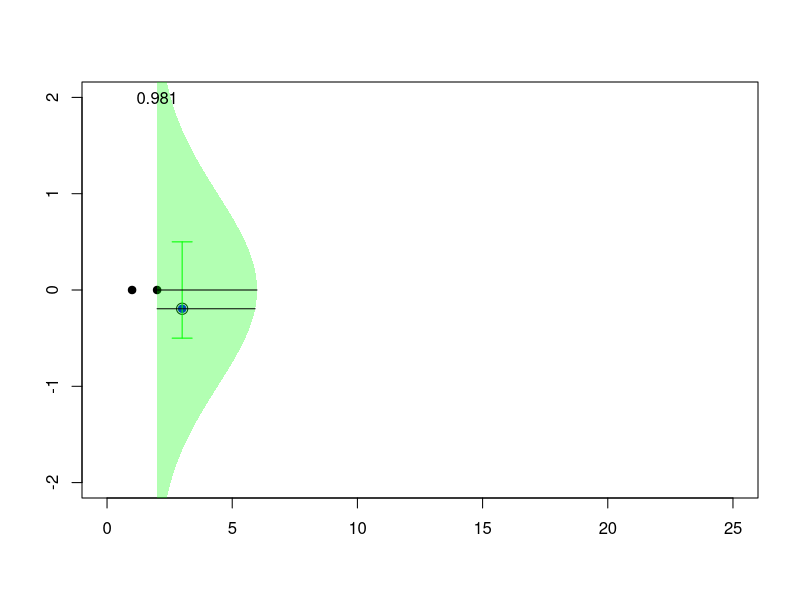
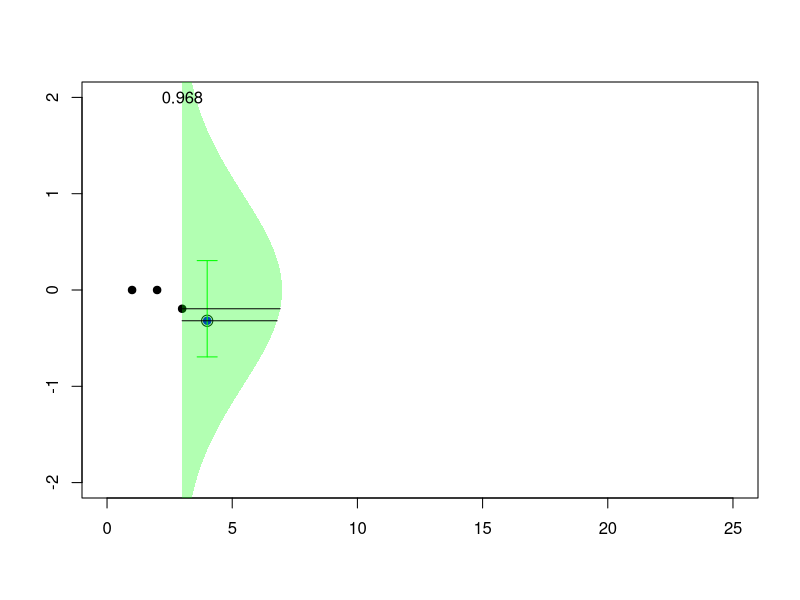
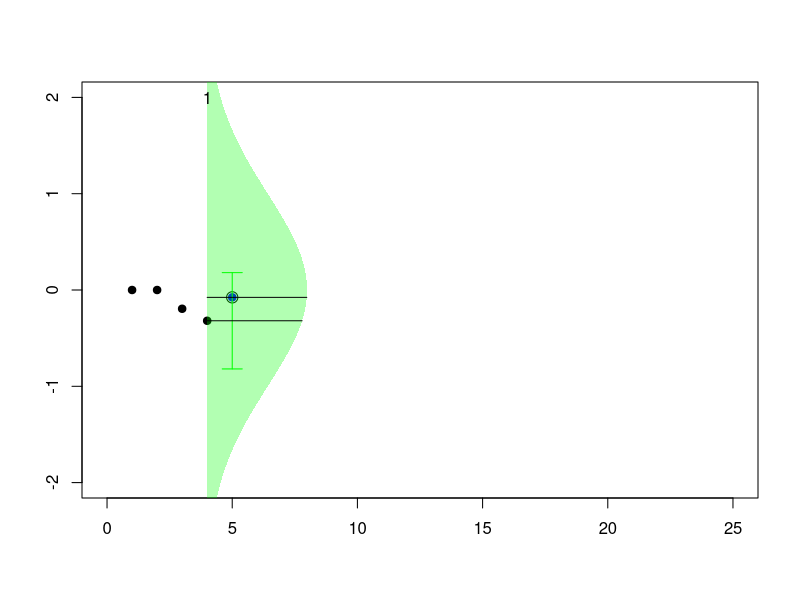
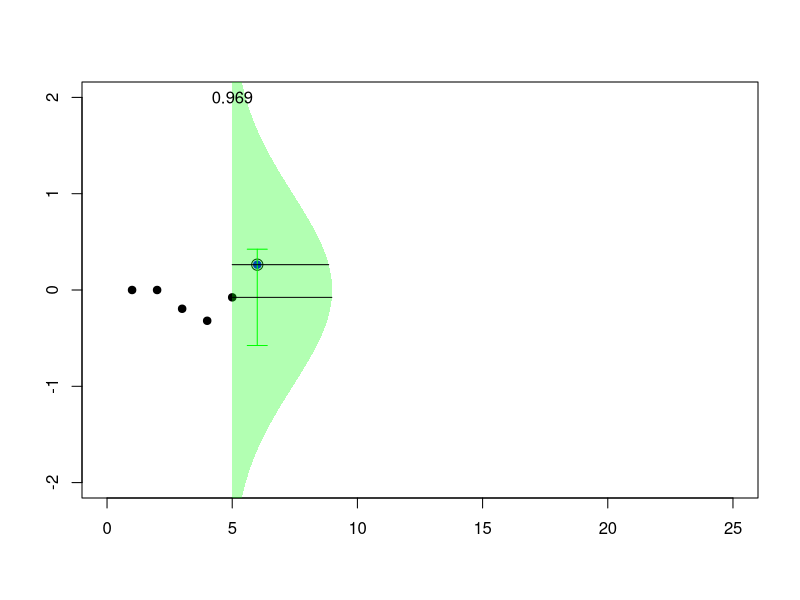
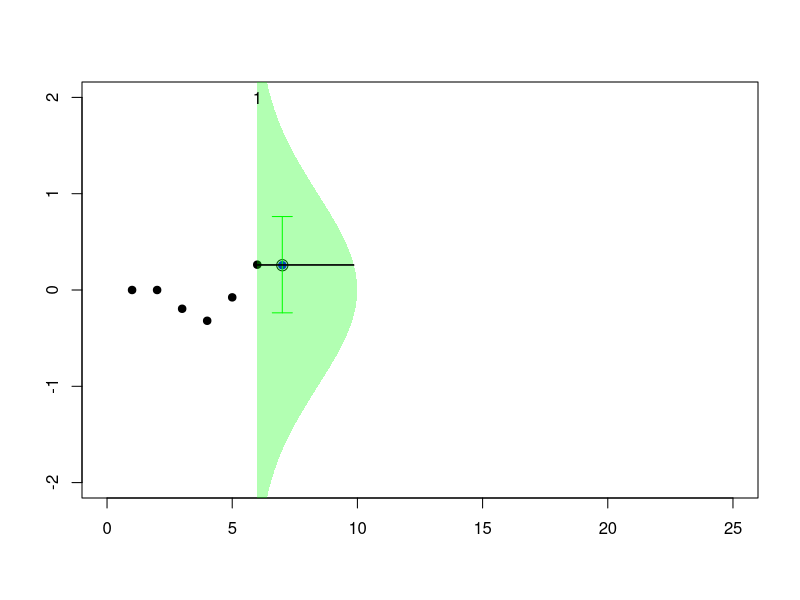
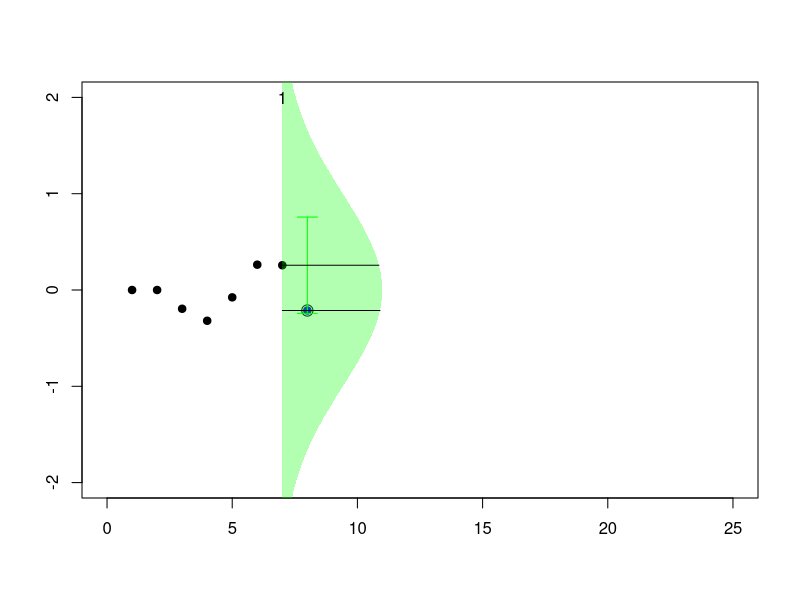
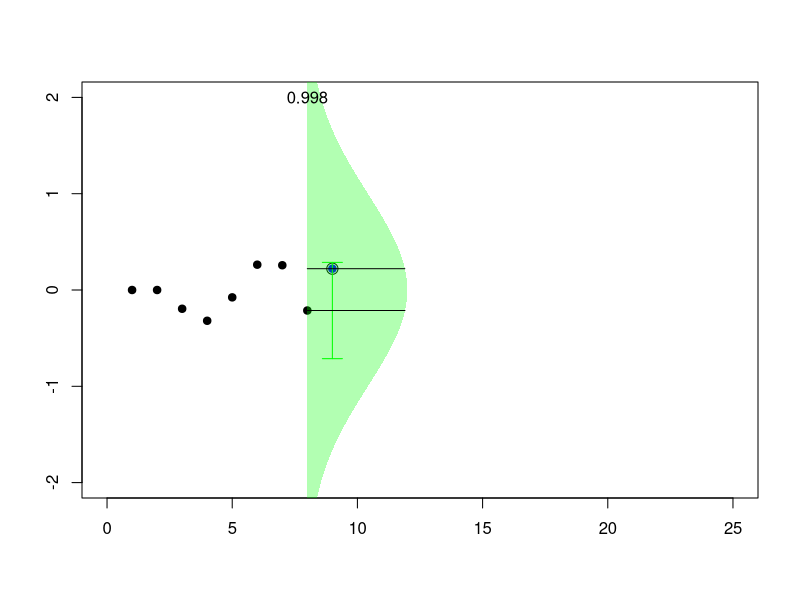
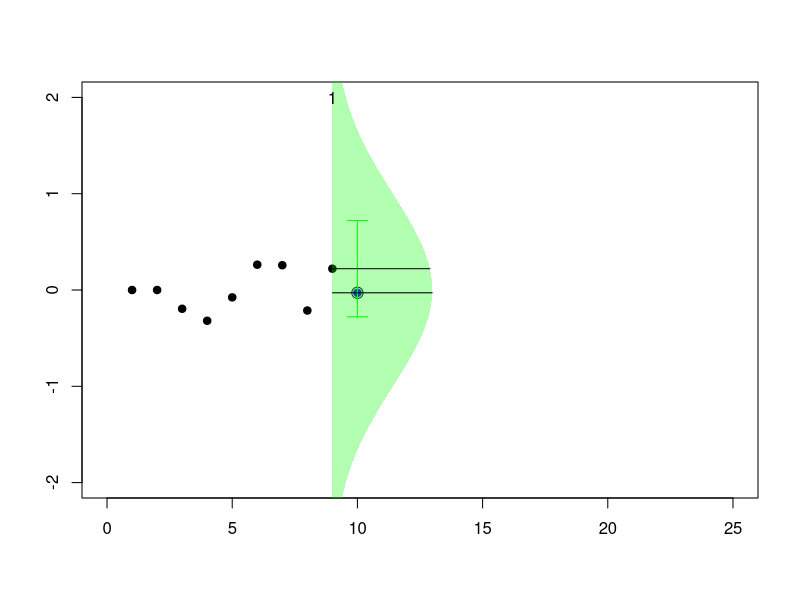

Recreate these plots in R, in order.
## ---- chunk 1
metrop1 <- function(n=1000,eps=0.5){
 vec <- matrix(NA, n, 3)
 x=0
 vec[1] <- x
 for (i in 2:n) {
 innov <- runif(1,-eps,eps)
 mov <- x+innov
 R <- min(1,dnorm(mov)/dnorm(x))
 u <- runif(1)
 if (u < R) x <- mov
 vec[i,] <- c(x,mov,R)
 }
return(vec)}
## ---- chunk 2
#install.packages('gifski')
#if (packageVersion('knitr') < '1.20.14') {
#  remotes::install_github('yihui/knitr')
#}
vec <- metrop1(25)
u=seq(-3,3,by=.01)
pic_ani = function(k){
  plot(1:k,vec[1:k,1],pch=19,xlim=c(0,25),ylim=c(-2,2),xlab="",ylab="")
    if(vec[k+1,1]==vec[k+1,2]) points(k+1,vec[k+1,1],col="blue",pch=19)
    if(vec[k+1,1]!=vec[k+1,2]) points(k+1,vec[k+1,1],col="red",pch=19)
  points(k+1,vec[k+1,2],cex=1.5)
  arrows(k+1,vec[k,1]-.5,k+1,vec[k,1]+.5,col="green",angle=90,code = 3,length=.1)
  polygon(c(k+dnorm(u)*10,rep(k,length(u))),c(u,rev(u)),col=rgb(0,1,0,.3),
          border=NA)  
  segments(k,vec[k,1],k+dnorm(vec[k,1])*10,vec[k,1])
  segments(k,vec[k+1,2],k+dnorm(vec[k+1,2])*10,vec[k+1,2])
  text(k,2,round(vec[k+1,3],digits=3))
}
for (k in 2:23) {pic_ani(k)}
## ---- chunk 3
vec <- metrop1(10000)
simx <- vec[1000:10000,1]
par(mfrow=c(1,4))
plot(simx,type="l")
hist(simx,probability = TRUE,col="light blue",border="white")
lines(u,dnorm(u),col="red")
qqnorm(simx)
acf(simx,lag=100,lwd=2,col="light blue")
## ---- chunk 4
sim <- NULL
 lambda <- c(1,2)
 X <- c(3,3)
 s <- 5
 for(k in 1:1000){
 i <- sample(1:2,1)
 X[i] <- rexp(1,lambda[i])+max(0,s-sum(X[-i]))
 while(sum(X)<s){
 X[i] <- rexp(1,lambda[i])+max(0,s-sum(X[-i])) }
 sim <- rbind(sim,X) }
plot(sim,xlim=c(1,11),ylim=c(0,4.3))
polygon(c(-1,-1,6),c(-1,6,-1),col="red",density=15,border=NA)
abline(5,-1,col="red")
## ---- chunk 5
lambda <- c(1,2)
X <- c(3,3)
sim <- X
s <- 5
for(k in 1:100){
 set.seed(k)
 i <- sample(1:2,1)
 X[i] <- rexp(1,lambda[i])+max(0,s-sum(X[-i]))
 while(sum(X)<s){
 X[i] <- rexp(1,lambda[i])+max(0,s-sum(X[-i])) }
 sim <- rbind(sim,X) }
pic_ani = function(n){
plot(sim[1:n,],xlim=c(1,11),ylim=c(0,5),xlab="",ylab="")
i=which(apply(sim[(n-1):n,],2,diff)==0)
if(i==1) abline(v=sim[n,1],col="grey")
if(i==2) abline(h=sim[n,2],col="grey")
if(n>=1) points(sim[n,1],sim[n,2],pch=19,col="blue",cex=1.4)
if(n>=2) points(sim[n-1,1],sim[n-1,2],pch=19,col="red",cex=1.4)
polygon(c(-1,-1,6),c(-1,6,-1),col="red",density=15,border=NA)
abline(5,-1,col="red")
}
## ---- chunk 6
for (i in 2:100) {pic_ani(i)}
